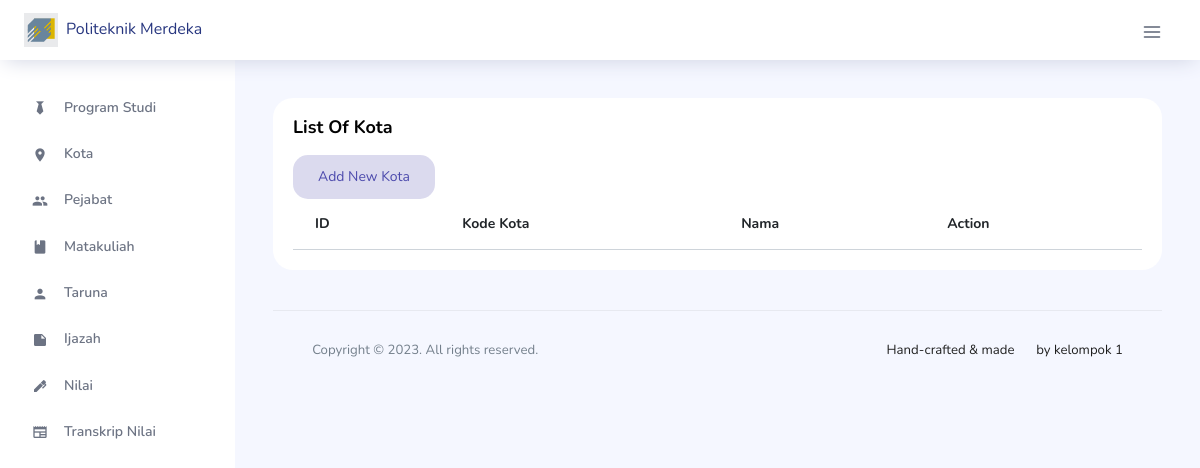
The page /index.php/kota on the database as committed earlier.
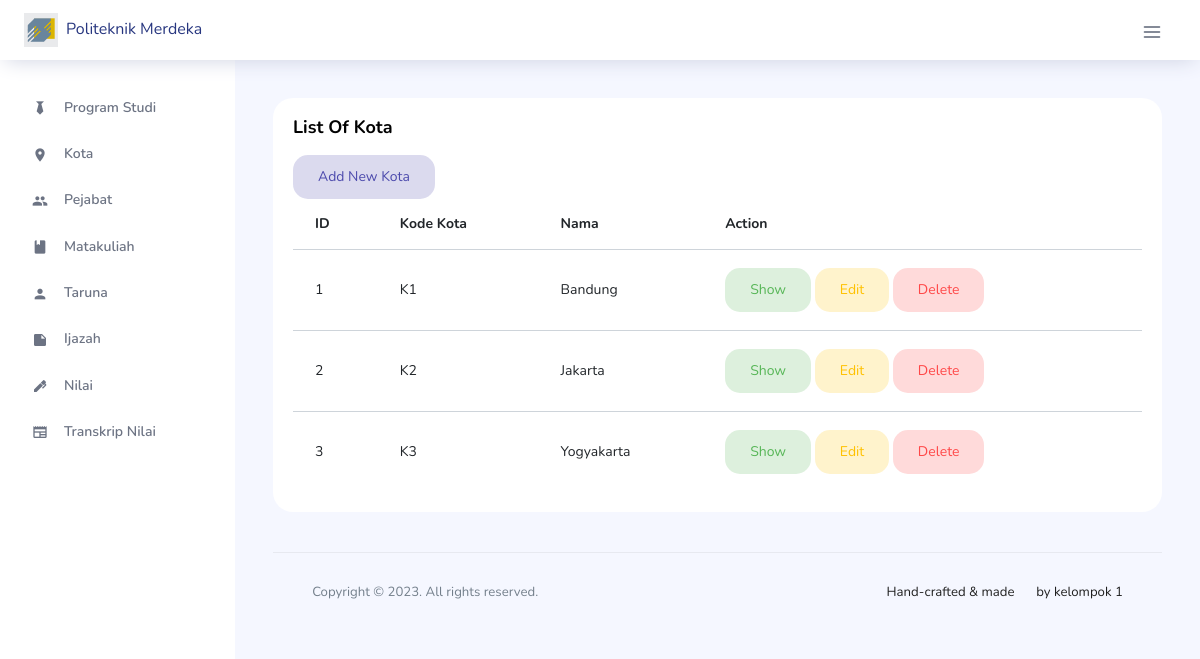
The same page on the database as committed later.
### tables this page shows
CREATE TABLE Kota(
    ID INT AUTO_INCREMENT,
    Kode_Kota VARCHAR(255),
    Nama VARCHAR(255),
    PRIMARY KEY(ID)
);

### application/controllers/Kota.php (called while the page is built, shortened)
<?php
class Kota extends CI_Controller {
    public function __construct() {
        $this->load->model('KotaModel');
        $this->load->library('form_validation');
    }
    public function index() {
        $data['kota'] = $this->KotaModel->get_all_kota();
        $this->load->view('kota/index', $data);
    }
}

### index.php (called while the page is built, shortened)
<?php
require_once BASEPATH.'core/CodeIgniter.php';

### application/models/KotaModel.php (called while the page is built, shortened)
<?php
class KotaModel extends CI_Model {
    public function get_all_kota() {
        $query = $this->db->get('Kota');
        return $query->result();
    }
}

### application/views/kota/index.php (the view, shortened to what this page needs)
<div class="main-panel">
    <div class="content-wrapper">
        <div class="grid-margin stretch-card">
            <div class="card">
                <div class="card-body">
                    <h4 class="card-title">List of Kota</h4>
                    <a class="btn btn-inverse-primary btn-fw" href="<?php echo base_url('kota/create'); ?>">Add New Kota</a>
                    <div class="table-responsive">
                        <table class="table table-hover">
                            <thead>
                                <tr>
                                    <th>ID</th>
                                    <th>Kode Kota</th>
                                    <th>Nama</th>
                                    <th>Action</th>
                                </tr>
                            </thead>
                            <tbody>
                                <?php foreach ($kota as $k) : ?>
                                    <tr>
                                        <td><?php echo $k->ID; ?></td>
                                        <td><?php echo $k->Kode_Kota; ?></td>
                                        <td><?php echo $k->Nama; ?></td>
                                        <td>
                                            <a class="btn btn-inverse-success btn-fw" href="<?php echo base_url('kota/show/' . $k->ID); ?>">Show</a>
                                            <a class="btn btn-inverse-warning btn-fw" href="<?php echo base_url('kota/edit/' . $k->ID); ?>">Edit</a>
                                            <a class="btn btn-inverse-danger btn-fw" href="#" onclick="deleteData(<?php echo $k->ID; ?>)">Delete</a>
                                        </td>
                                    </tr>
                                <?php endforeach; ?>
                            </tbody>
                        </table>
                    </div>
                </div>
            </div>
        </div>
        <link rel="stylesheet" href="https://cdnjs.cloudflare.com/ajax/libs/sweetalert/2.1.2/sweetalert.min.css">

Rows that differ between the two databases and show on the page:
added kota: ID "1", Kode_Kota "K1", Nama "Bandung"
added kota: ID "2", Kode_Kota "K2", Nama "Jakarta"
added kota: ID "3", Kode_Kota "K3", Nama "Yogyakarta"
